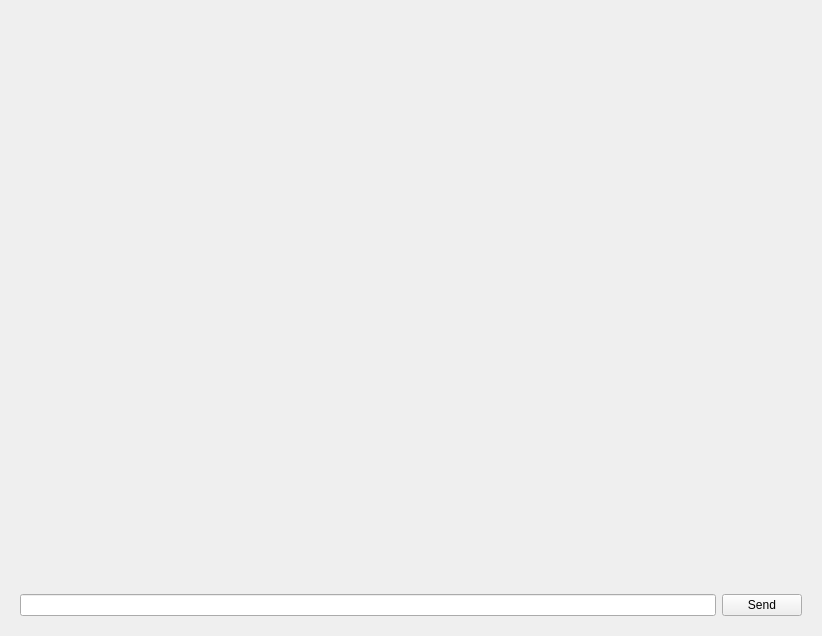
         <widget class="QWidget" name="cliPage">
          <property name="sizePolicy">
           <sizepolicy hsizetype="Expanding" vsizetype="Expanding">
            <horstretch>0</horstretch>
            <verstretch>0</verstretch>
           </sizepolicy>
          </property>
          <layout class="QVBoxLayout" name="verticalLayout_7">
           <item>
            <widget class="QFrame" name="cliPageFrameframe">
             <property name="sizePolicy">
              <sizepolicy hsizetype="Expanding" vsizetype="Expanding">
               <horstretch>0</horstretch>
               <verstretch>0</verstretch>
              </sizepolicy>
             </property>
             <property name="minimumSize">
              <size>
               <width>800</width>
               <height>614</height>
              </size>
             </property>
             <layout class="QVBoxLayout" name="verticalLayout_6">
              <item>
               <widget class="QWidget" name="cliOutputArea" native="true">
                <property name="sizePolicy">
                 <sizepolicy hsizetype="Expanding" vsizetype="Expanding">
                  <horstretch>0</horstretch>
                  <verstretch>0</verstretch>
                 </sizepolicy>
                </property>
               </widget>
              </item>
              <item>
               <layout class="QHBoxLayout" name="horizontalLayout_3">
                <property name="sizeConstraint">
                 <enum>QLayout::SetMinimumSize</enum>
                </property>
                <item alignment="Qt::AlignBottom">
                 <widget class="QLineEdit" name="inputTextFromCli"/>
                </item>
                <item>
                 <widget class="QPushButton" name="sendBtnInputFromCli">
                  <property name="text">
                   <string>Send</string>
                  </property>
                 </widget>
                </item>
               </layout>
              </item>
             </layout>
            </widget>
           </item>
          </layout>
         </widget>
